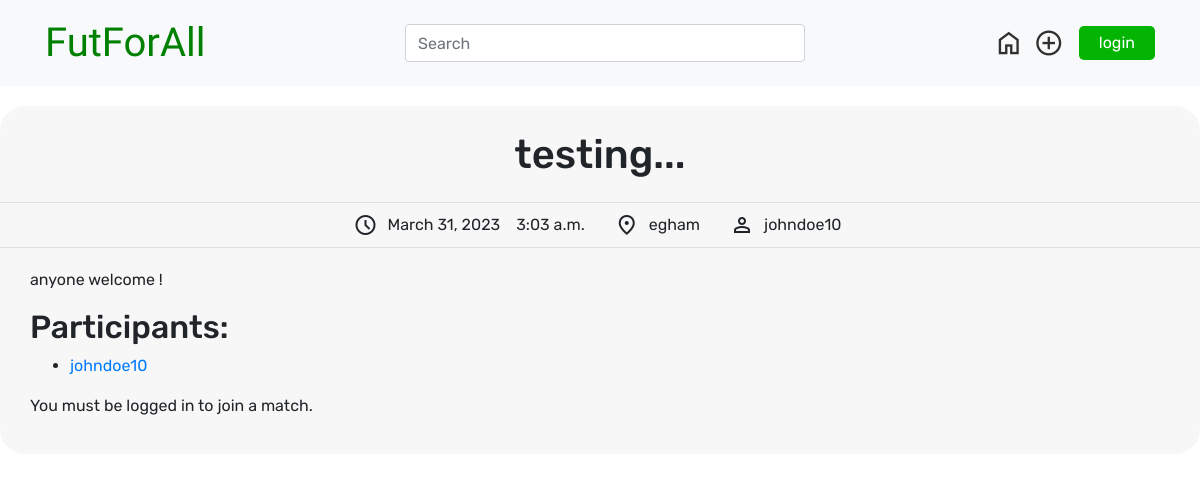
/match/70, run on the app's committed database.
### match/models.py (models this page shows, shortened)
class Match(models.Model):
    holder = models.ForeignKey(User, on_delete=models.CASCADE)
    title = models.CharField(max_length=200, default='')
    created_date = models.DateTimeField()
    match_date = models.DateField()
    match_time = models.TimeField(default='00:00')
    location = models.CharField(max_length=200)
    description = models.CharField(max_length=500)
    participants = models.ManyToManyField(User, related_name='matches_participating')

### match/views.py (the view)
# urls.py: path('<int:match_id>', views.detail, name='detail'),
def detail(request, match_id):
    try:
        match = Match.objects.get(pk=match_id)
    except Match.DoesNotExist:
        raise Http404("Match Does Not Exist!")
    return render(request, 'match/detail.html', {'match': match})

### templates/match/detail.html
{% include "base(nav).html" %} {% block content %}
<div class="match-detail-box">
    <div class="match-meta">
        <div class="match-title">
            <h1>{{ match.title }}</h1>
        </div>
        <div class="match-time-location-holder">
            <span class="material-symbols-outlined match-box-meta-icon ">schedule</span>{{ match.match_date }}&emsp;{{ match.match_time }}
            <span class="material-symbols-outlined match-box-meta-icon ">location_on</span>{{ match.location }}
            <span class="material-symbols-outlined match-box-meta-icon ">person</span>{{ match.holder }}
        </div>
        <div class="match-description">
            <p>{{ match.description }}</p>
            <h2>Participants:</h2>
            <ul>
                {% for participant in match.participants.all %}
                <li><a href="{% url 'account:profile' participant.get_username %}">{{ participant.username }}</a></li>
                {% endfor %}
            </ul>
            {% if request.user.is_authenticated %} {% if request.user not in match.participants.all %}
            <form method="post" action="{% url 'match:join' match_id=match.id %}">
                {% csrf_token %}
                <button type="submit">Join</button>
            </form>
            {% else %}
            <p>You are already a participant in this match.</p>
            <form method="post" action="{% url 'match:leave' match_id=match.id %}">
                {% csrf_token %}
                <button type="submit">Leave</button>
            </form>
            {% endif %} {% else %}
            <p>You must be logged in to join a match.</p>
            {% endif %}
        </div>
    </div>
</div>
{% endblock %}

### templates/base.html (style rules this page uses)
.match-detail-box { font-family: 'Rubik', sans-serif; display: flex; justify-content: center; align-items: center; margin: auto; width: 1200px; flex-direction: column; }
.match-meta { margin: 20px 0; width: 100%; display: flex; flex-direction: column; background-color: rgb(247, 247, 247); border-radius: 25px; }
.match-title { padding: 25px 0 15px 0; border-bottom: 1px solid rgb(223, 223, 223); text-align: center; }
.match-time-location-holder { display: flex; align-items: center; justify-content: center; margin-left: -35px; }
.match-description { padding: 20px 30px; border-top: 1px solid rgb(223, 223, 223); }
.match-time-location-holder>span { padding: 10px 10px 10px 30px; }

### data on the page
Match: title "testing...", match_date "March 31, 2023", match_time "3:03 a.m.", location "egham", holder "johndoe10", description "anyone welcome !"

### other printed values
{{ participant.username }} "johndoe10"
